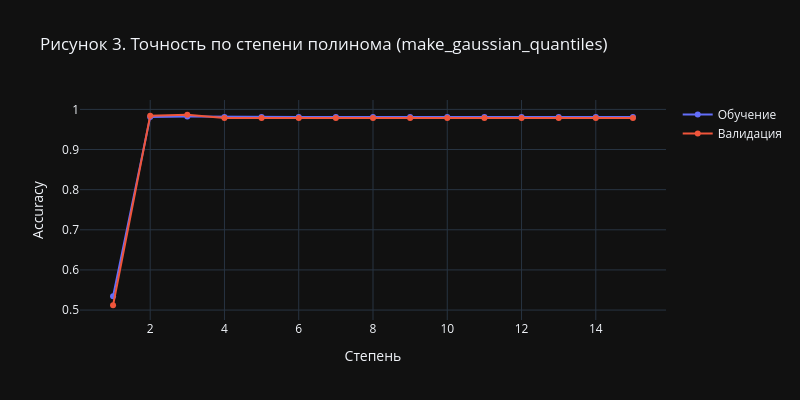

The notebook cell this image was saved under:
### Code cell
# Кривые точности по степени
fig = go.Figure()
fig.add_trace(go.Scatter(x=res['degree'], y=res['train'],
    mode='lines+markers', name='Обучение', line=dict(color='#636EFA')))
fig.add_trace(go.Scatter(x=res['degree'], y=res['val'],
    mode='lines+markers', name='Валидация', line=dict(color='#EF553B')))
fig.update_layout(title='Рисунок 3. Точность по степени полинома (make_gaussian_quantiles)',
    xaxis_title='Степень', yaxis_title='Accuracy', height=400, width=800)
fig.show()

### Figure 1 — Plotly figure (JSON) as saved in the notebook; plotly's stock layout.template omitted (floating-point values rounded to 4 significant figures)
{"data": [{"line": {"color": "#636EFA"}, "mode": "lines+markers", "name": "Обучение", "type": "scatter", "x": [1, 2, 3, 4, 5, 6, 7, 8, 9, 10, 11, 12, 13, 14, 15], "y": [0.5342, 0.9813, 0.9822, 0.9813, 0.9813, 0.9813, 0.9813, 0.9813, 0.9813, 0.9813, 0.9813, 0.9813, 0.9813, 0.9813, 0.9813]}, {"line": {"color": "#EF553B"}, "mode": "lines+markers", "name": "Валидация", "type": "scatter", "x": [1, 2, 3, 4, 5, 6, 7, 8, 9, 10, 11, 12, 13, 14, 15], "y": [0.512, 0.984, 0.9867, 0.9787, 0.9787, 0.9787, 0.9787, 0.9787, 0.9787, 0.9787, 0.9787, 0.9787, 0.9787, 0.9787, 0.9787]}], "layout": {"height": 400, "title": {"text": "Рисунок 3. Точность по степени полинома (make_gaussian_quantiles)"}, "width": 800, "xaxis": {"title": {"text": "Степень"}}, "yaxis": {"title": {"text": "Accuracy"}}}}
